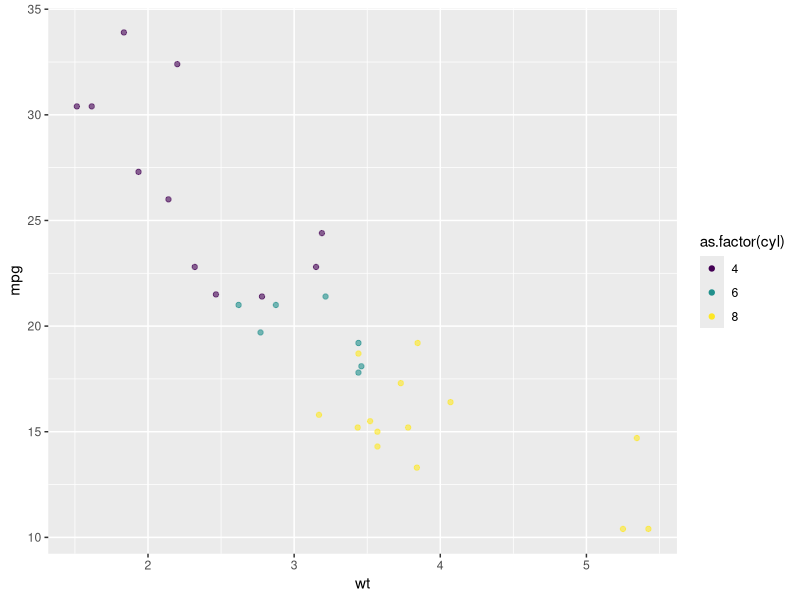
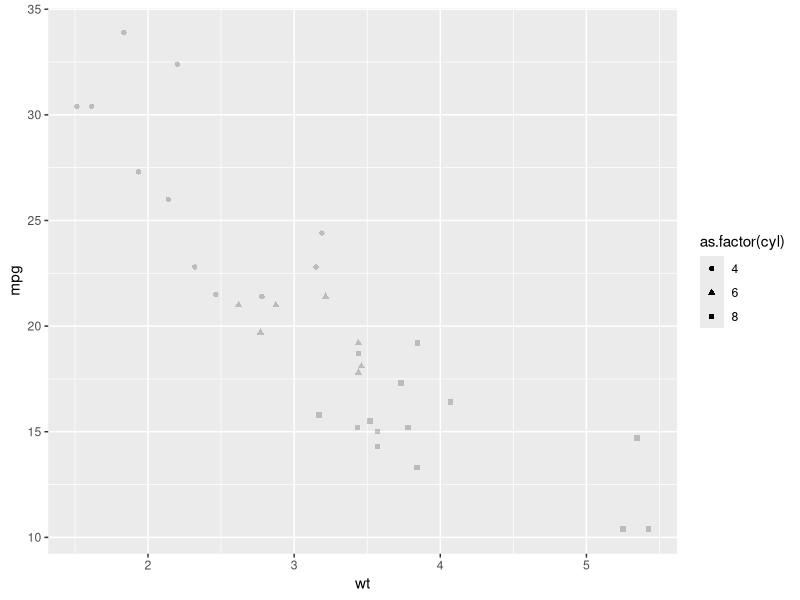

Reproduce these figures in R, in order.
# packages ----------------------------------------------------------------
library(tidyverse)

# description -------------------------------------------------------------
# here's how to remove alpha from a legend so it's easier to read

# example -----------------------------------------------------------------

# can either put it into the scale function
mtcars %>%
	ggplot(aes(x = wt, y = mpg, color = as.factor(cyl))) +
	geom_point(alpha = 0.6) +
	scale_color_viridis_d(guide = guide_legend(override.aes = list(alpha = 1)))

# or you can include it in a guides layer
mtcars %>% 
  ggplot(aes(x = wt, y = mpg, shape = as.factor(cyl))) +
  geom_point(alpha = 0.2) +
  guides(shape = guide_legend(override.aes = list(alpha = 1)))


